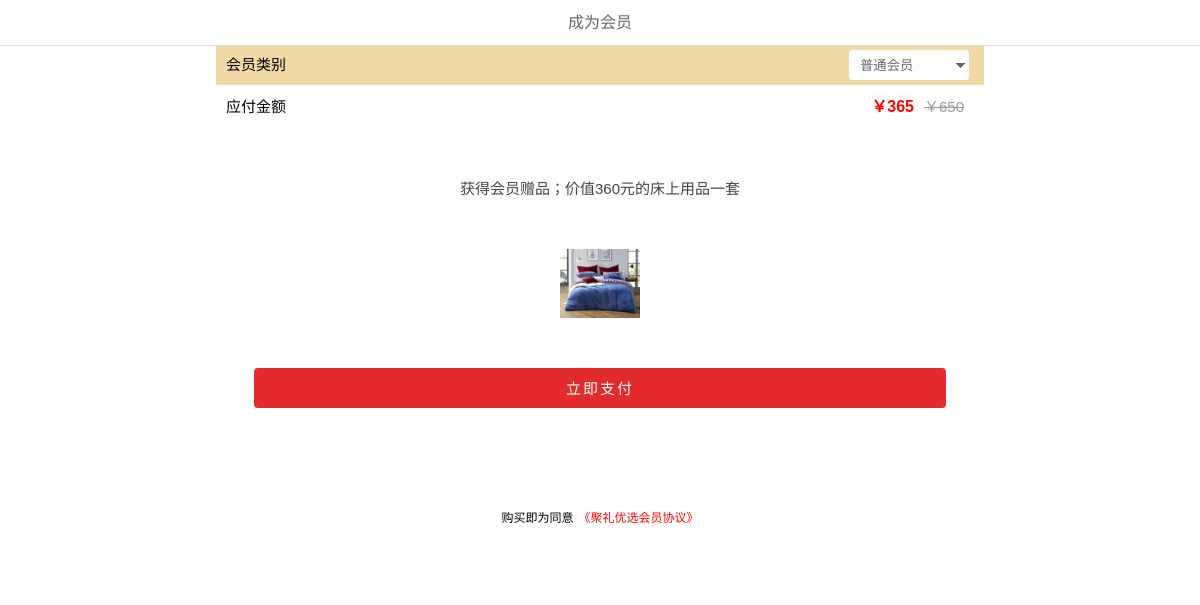
Page /m/mMemberBuy.php on the committed database.
### tables this page shows
CREATE TABLE `para` (
  `paid` varchar(20) NOT NULL COMMENT '主键',
  `paName` varchar(200) NOT NULL COMMENT '参数名称',
  `paValue` varchar(200) NOT NULL COMMENT '参数值',
  `list` int(11) NOT NULL COMMENT '排序号',
  `edit` varchar(10) NOT NULL COMMENT '可编辑（是/否）',
  `updateTime` datetime NOT NULL COMMENT '更新时间',
  `time` datetime NOT NULL COMMENT '创建时间',
  PRIMARY KEY (`paid`)
);

CREATE TABLE `img` (
  `id` varchar(20) NOT NULL COMMENT '主键',
  `type` varchar(100) NOT NULL COMMENT '图片类型',
  `name` varchar(200) NOT NULL COMMENT '图片名称',
  `src` varchar(200) NOT NULL COMMENT '图片根目录路径',
  `url` varchar(200) NOT NULL COMMENT '图片链接',
  `geshi` varchar(20) NOT NULL COMMENT '图片格式（JPEG,PNG）',
  `width` int(11) NOT NULL COMMENT '图片宽度',
  `height` int(11) NOT NULL COMMENT '图片高度',
  `maxSize` int(11) NOT NULL COMMENT '最大尺寸（B字节）',
  `text` varchar(200) NOT NULL COMMENT '备注',
  `list` int(10) NOT NULL COMMENT '排序号',
  `del` varchar(10) NOT NULL COMMENT '可删除（是/否）',
  `updateTime` datetime NOT NULL COMMENT '更新时间',
  `time` datetime NOT NULL COMMENT '创建时间',
  PRIMARY KEY (`id`)
);

### control/ku/extend.php (called while the page is built, shortened)
<?php
function findOne($table,$where,$field=NULL)
{
    if(empty($field))
    {
        $field = '*';
    }
    $sql = "SELECT $field FROM $table WHERE $where";
    $res = mysql_query($sql);
    if($res)
    {
        $result = mysql_fetch_assoc($res);
        return $result;
    }else{
        return FALSE;
    }
}

### m/mMemberBuy.php (the view, shortened to what this page needs)
<?php
echo head('m');
$type = $get['type'];
empty($type) ? $type = 'nor' : '';
function showMemberType($type)
{
    $normal = findOne('img',"id = 'myh84324058lV'");
    $vip    = findOne('img',"id = 'pah84324212yj'");
    $norPrice 	= explode('、',para('normalMember'));
    $vipPrice 	= explode('、',para('vipMember'));
    $data = [];
    $data['nor'] = "
    <div class='normal'>
        <p class='mui-dis-flex user-price'>
            <span class='flex1'>应付金额</span>
            <label><i>￥{$norPrice['0']}</i><s>￥{$norPrice['1']}</s></label>
        </p>
        <div class='user-free'>
            <p><label>{$normal['name']}</label></p>
            <p><img src='".img('myh84324058lV')."'/></p>
            <input type='button' class='addPassenger_btn' value='立即支付' data-key='nor'/>
            <p><span>购买即为同意</span><label><a href='".root."m/mMemberProtocol.php'  class='red'>《聚礼优选会员协议》</a></label></p>
        </div>
    </div>";
    $data['vip'] = "
    <div class='vip'>
        <p class='mui-dis-flex user-price'>
            <span class='flex1'>应付金额</span>
            <label><i>￥{$vipPrice['0']}</i><s>￥{$vipPrice['1']}</s></label>
        </p>
        <div class='user-free'>
            <p><label>{$vip['name']}</label></p>
            <p><img src='".img('pah84324212yj')."'/></p>
            <input type='button' class='addPassenger_btn' value='立即支付' data-key='vip'/>
            <p><span>购买即为同意</span><label><a href='".root."m/mMemberProtocol.php'>《聚礼优选会员协议》</a></label></p>
        </div>
    </div>";
        return $data;
}
$memberHtml = showMemberType($type);
?>
<div class="header header-fixed">
    <div class="nesting"> <a href="javascript:history.back(-1);" class="header-btn header-return"><span class="return-ico">&#xe614;</span></a>
        <div class="align-content">
            <p class="align-text">成为会员</p>
        </div>
        <a href="#" class="header-btn header-login"></a>
    </div>
</div>
<div class="container mui-pt45">
    <div class="open-user user-succeed open-user2">
        <label class="mui-dis-flex">
            <span class="flex1">会员类别</span>
            <select class="select-xia" name='userType'>
                <?php echo option('',array('nor'=>'普通会员','vip'=>'高级会员'),$type);?>
            </select>
        </label>
    </div>
    <?php
        echo $memberHtml[$type];
    ?>
</body>
</html>

### library/m.css (style rules this page uses)
* { margin:0;padding:0;-webkit-tap-highlight-color:transparent }
*,:after,:before { -webkit-box-sizing:border-box;box-sizing:border-box }
body { overflow-x:hidden;font:12px/1.5 Microsoft YaHei,tahoma,arial,Hiragino Sans GB,\\5b8b\4f53,sans-serif;background:#fff }
article,aside,div,p { word-break:break-all }
img { border:none;width:100%;vertical-align:middle }
em,font,i,ins,u { font-style:normal }
a { text-decoration:none;color:#444 }
a,button,input,option,select,textarea { outline:0;font-family:".userCenter .userCenter_top .usercenter-titleMicrosoft YaHei" }
input[type="button"], input[type="submit"], input[type="reset"] { -webkit-appearance: none; }
.container { max-width:768px;min-width:320px;margi.header .nestingn:0 auto;overflow:hidden;margin:0 auto }
.mui-dis-flex { display:-webkit-flex;display:flex;align-items: center; }
.flex1 { flex: 1;-webkit-flex:1; }
.mui-pt45 { padding-top: 38px!important; }
.select-xia { border: solid 1px #fff; appearance: none; -moz-appearance: none; -webkit-appearance: none; width: 120px; background: #fff url(../img/WebsiteImg/OcU84156936SC.jpg) no-repeat scroll right center; padding-right: 14px; height: 30px; border-radius: 3px; margin-right: 5px; color: #666666; background-size: 10%; padding-left: 10px; }
.addPassenger_btn { height: 40px; width: 90%; background: #e32b2b; color: #FFF; -webkit-appearance: none; font-size: 15px; letter-spacing:2px; border-radius: 4px; border: none; margin-left: 5%; margin-top: 50px; margin-bottom: 50px; }
.header { height:45px;position:relative;z-index:100;background-color:#fff }
.header .nesting { box-shadow: 0 0 0 1px #ddd;display:-webkit-flex;display:flex;display:-webkit-box;display:box;-webkit-align-items:center;align-items:center;background-size: 65%; }
.header .header-btn { width:66px;height:45px;display:block;color:#666;text-align:center;line-height:45px; font-size: 12px; }
.header .header-btn .return-ico,.header-login { font-family:'iconfont' ;font-size: 20px;font-weight: bold;color:#666; }
.header .align-content { -webkit-flex:1;flex:1;-webkit-box-flex:1;box-flex:1 }
.header .align-text { height:45px;line-height:45px;text-align:center;font-size:16px;color:#666 }
.header-fixed { position:fixed;top:0;left:0;right:0;width:100% }
.red { color:red; }
.open-user2 { padding: 12px 10px 5px 10px; margin-top: 0 !important; background: #f2daa7; }
.return-ico { font-family: "iconfont"; }
.open-user { background-size: 100%; height: 100%; margin-top: 10px; }
.user-succeed label span { font-size: 15px; }
.user-price { background: #fff;padding:10px;padding-right: 20px; }
.user-price span { font-size: 15px; }
.user-price label i { font-size: 16px; color: red;font-weight: bold;margin-right: 10px; }
.user-price label s { font-size: 15px;color: #999; }
.user-free { margin-top:10px;background: #fff;padding-bottom:30px; }
.user-free p { text-align: center; margin-top: 30px; }
.user-free p img { width: 80px; }
.user-free p label { line-height: 60px;font-size: 15px;color: #444; }
.user-free p:last-child label { font-size: 12px;color: red;margin-left: 5px; }

### rows in the picture
para: paValue "365", paValue "650"
img: name "获得会员赠品；价值360元的床上用品一套", src+updateTime (picture)

### other values in the picture
form field userType "普通会员"
